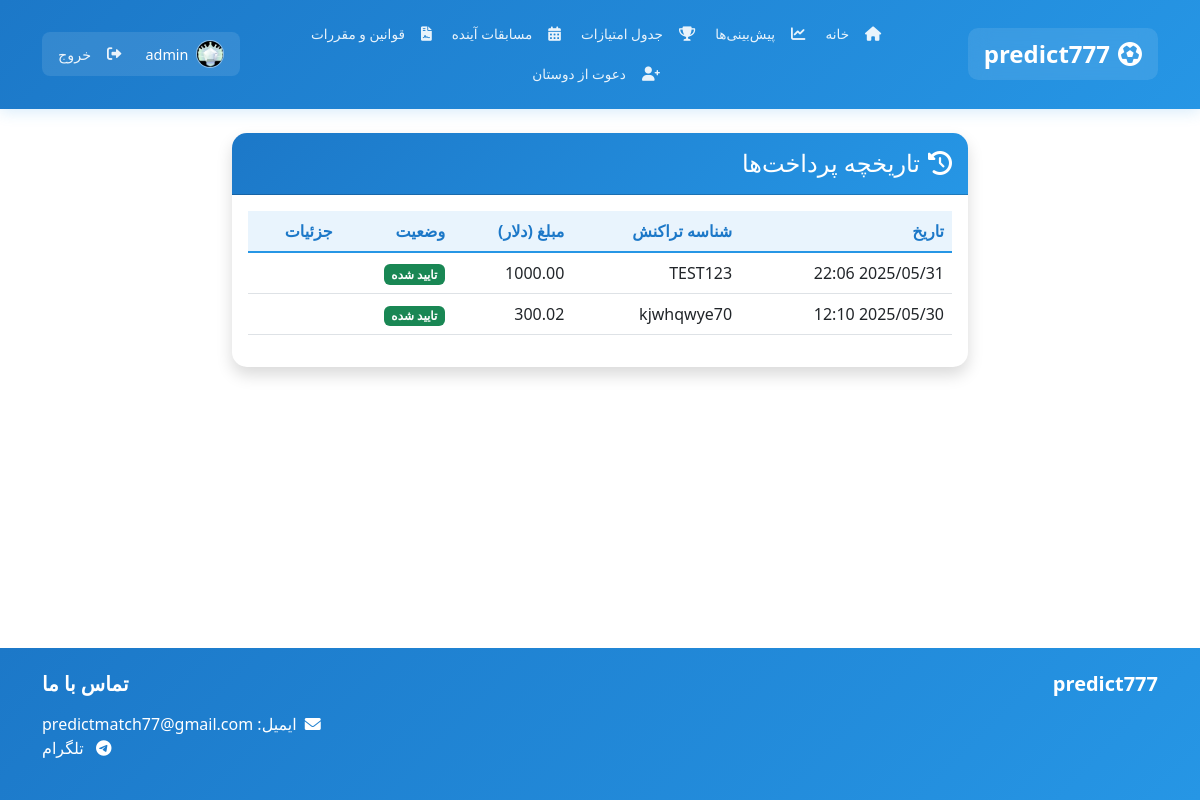
Screenshot of /payment/status/ (signed in) with the database file from the repository.
### football/models.py (models this page shows, shortened)
class Payment(models.Model):
    user = models.ForeignKey(User, on_delete=models.CASCADE, verbose_name='کاربر')
    transaction_id = models.CharField(max_length=255, unique=True, verbose_name='شناسه تراکنش')
    amount_usd = models.DecimalField(max_digits=10, decimal_places=2, verbose_name='مبلغ (دلار)')
    network = models.CharField(
        max_length=20,
        choices=[
            ('trc20', 'USDT (TRC20)'),
            ('bep20', 'BNB (BEP20)'),
            ('btc', 'Bitcoin (BTC)'),
            ('doge', 'Dogecoin (DOGE)'),
            ('trx', 'Tron (TRX)'),
            ('ada', 'Cardano (ADA)'),
            ('ton', 'TON (TON)')
        ],
        default='trc20',
        verbose_name='شبکه'
    )
    status = models.CharField(
        max_length=20,
        choices=[
            ('pending', 'در انتظار تایید'),
            ('verified', 'تایید شده'),
            ('rejected', 'رد شده'),
            ('expired', 'منقضی شده')
        ],
        default='pending',
        verbose_name='وضعیت'
    )
    created_at = models.DateTimeField(auto_now_add=True, verbose_name='تاریخ ایجاد')
    verified_at = models.DateTimeField(null=True, blank=True, verbose_name='تاریخ تایید')
    notes = models.TextField(blank=True, null=True, verbose_name='یادداشت‌ها')
    class Meta:
        verbose_name = 'پرداخت'
        verbose_name_plural = 'پرداخت‌ها'
        ordering = ['-created_at']

### football/views.py (the view)
# urls.py: path('payment/status/', views.payment_status, name='payment_status'),
@login_required
def payment_status(request):
    payments = Payment.objects.filter(user=request.user).order_by('-created_at')
    return render(request, 'football/payment_status.html', {
        'payments': payments
    })

### football/templates/football/payment_status.html (shortened to what this page needs)
{% extends 'football/base.html' %}
{% block content %}
<div class="row justify-content-center">
    <div class="col-md-8">
        <div class="card shadow">
            <div class="card-header bg-primary text-white">
                <h4 class="mb-0">
                    <i class="fas fa-history me-2"></i>تاریخچه پرداخت‌ها
                </h4>
            </div>
            <div class="card-body">
                {% if payments %}
                    <div class="table-responsive">
                        <table class="table table-hover">
                            <thead>
                                <tr>
                                    <th>تاریخ</th>
                                    <th>شناسه تراکنش</th>
                                    <th>مبلغ (دلار)</th>
                                    <th>وضعیت</th>
                                    <th>جزئیات</th>
                                </tr>
                            </thead>
                            <tbody>
                                {% for payment in payments %}
                                    <tr>
                                        <td>{{ payment.created_at|date:"Y/m/d H:i" }}</td>
                                        <td>{{ payment.transaction_id }}</td>
                                        <td>{{ payment.amount_usd }}</td>
                                        <td>
                                            {% if payment.status == 'pending' %}
                                                <span class="badge bg-warning">در انتظار تایید</span>
                                            {% elif payment.status == 'verified' %}
                                                <span class="badge bg-success">تایید شده</span>
                                            {% elif payment.status == 'rejected' %}
                                                <span class="badge bg-danger">رد شده</span>
                                            {% else %}
                                                <span class="badge bg-secondary">منقضی شده</span>
                                            {% endif %}
                                        </td>
                                        <td>
                                        </td>
                                    </tr>
                                {% endfor %}
                            </tbody>
                        </table>
                    </div>
                {% endif %}
            </div>
        </div>
    </div>
</div>
{% endblock %}

### football/templates/football/base.html (shortened to what this page needs)
{% load static %}
<!DOCTYPE html>
<html lang="fa" dir="rtl">
<head>
    <link rel="stylesheet" href="https://cdn.jsdelivr.net/npm/bootstrap@5.3.0/dist/css/bootstrap.rtl.min.css">
    <link rel="stylesheet" href="https://cdnjs.cloudflare.com/ajax/libs/font-awesome/6.0.0/css/all.min.css">
</head>
<body>
    <nav class="navbar navbar-expand-lg">
        <div class="container">
            <a class="navbar-brand" href="{% url 'football:home' %}">
                <i class="fas fa-futbol me-2"></i>predict777
            </a>
            <div class="collapse navbar-collapse" id="navbarNav">
                <ul class="navbar-nav mx-auto mb-2 mb-lg-0">
                    <li class="nav-item">
                        <a class="nav-link {% if request.resolver_match.url_name == 'home' %}active{% endif %}"
                           href="{% url 'football:home' %}">
                           <i class="fas fa-home"></i>
                           <span>خانه</span>
                        </a>
                    </li>
                    <li class="nav-item">
                        <a class="nav-link {% if request.resolver_match.url_name == 'predictions' %}active{% endif %}"
                           href="{% url 'football:predictions' %}">
                           <i class="fas fa-chart-line"></i>
                           <span>پیش‌بینی‌ها</span>
                        </a>
                    </li>
                    <li class="nav-item">
                        <a class="nav-link {% if request.resolver_match.url_name == 'leaderboard' %}active{% endif %}"
                           href="{% url 'football:leaderboard' %}">
                           <i class="fas fa-trophy"></i>
                           <span>جدول امتیازات</span>
                        </a>
                    </li>
                    <li class="nav-item">
                        <a class="nav-link {% if request.resolver_match.url_name == 'future_matches' %}active{% endif %}"
                           href="{% url 'football:future_matches' %}">
                           <i class="fas fa-calendar-alt"></i>
                           <span>مسابقات آینده</span>
                        </a>
                    </li>
                    <li class="nav-item">
                        <a class="nav-link {% if request.resolver_match.url_name == 'terms' %}active{% endif %}"
                           href="{% url 'football:terms' %}">
                           <i class="fas fa-file-contract"></i>
                           <span>قوانین و مقررات</span>
                        </a>
                    </li>
                    <li class="nav-item">
                        <a class="nav-link {% if request.resolver_match.url_name == 'referral' %}active{% endif %}"
                           href="{% url 'football:referral' %}">
                           <i class="fas fa-user-plus"></i>
                           <span>دعوت از دوستان</span>
                        </a>
                    </li>
                </ul>
                <div class="user-menu">
                    {% if user.is_authenticated %}
                        <div class="d-flex align-items-center gap-4">
                            {% if request.resolver_match.url_name != 'profile' %}
                            <div class="user-profile-menu">
                        <a class="nav-link" href="{% url 'football:profile' %}">
                            <div class="user-avatar">
                                        {% if user.user_profile.points >= 500 %}
                                            <img src="{% static 'images/profile_images/diamond.png' %}" alt="Diamond Badge" class="profile-picture">
                                        {% elif user.user_profile.points >= 100 %}
                                            <img src="{% static 'images/profile_images/platinum.png' %}" alt="Platinum Badge" class="profile-picture">
                                        {% elif user.user_profile.points >= 50 %}
                                            <img src="{% static 'images/profile_images/golden.png' %}" alt="Golden Badge" class="profile-picture">
                                        {% elif user.user_profile.points >= 20 %}
                                            <img src="{% static 'images/profile_images/silver.png' %}" alt="Silver Badge" class="profile-picture">
                                {% else %}
                                            <img src="{% static 'images/profile_images/bronze.png' %}" alt="Bronze Badge" class="profile-picture">
                                {% endif %}
                            </div>
                                    <span class="username">{{ user.username }}</span>
                        </a>
                        <a class="nav-link" href="{% url 'football:logout' %}">
                                    <i class="fas fa-sign-out-alt"></i>
                                    <span>خروج</span>
                        </a>
                            </div>
                            {% endif %}
                        </div>
                    {% endif %}
                </div>
            </div>
        </div>
    </nav>
    <main class="container my-4">
        {% block content %}
        {% endblock %}
    </main>
    <footer class="bg-dark text-light py-4">
        <div class="container">
            <div class="row">
                <div class="col-md-6">
                    <h5>predict777</h5>
                </div>
                <div class="col-md-6 text-md-end">
                    <h5>تماس با ما</h5>
                    <p style="color: white;">
                        <i class="fas fa-envelope me-2"></i>ایمیل: <a href="mailto: predictmatch77@gmail.com" style="color: white !important; text-decoration: none;">predictmatch77@gmail.com</a><br>
                        <i class="fab fa-telegram me-2"></i> <a target="_blank" href="https://t.me/predict7770" style="color: white !important; text-decoration: none;">تلگرام</a>
                    </p>
                </div>
            </div>
        </div>
    </footer>
</body>
</html>

### football/templates/football/base.html (style rules this page uses)
:root { --primary-color: rgb(38, 150, 229); --primary-dark: rgb(28, 120, 200); --primary-light: rgb(58, 170, 249); --primary-gradient: linear-gradient(135deg, var(--primary-dark) 0%, var(--primary-color) 100%); }
html, body { height: 100%; margin: 0; }
body { display: flex; flex-direction: column; min-height: 100vh; }
main { flex: 1 0 auto; }
footer { flex-shrink: 0; margin-top: auto; }
.navbar { background: var(--primary-gradient); padding: 1rem 0; box-shadow: 0 2px 15px rgba(38, 150, 229, 0.2); }
.navbar-brand { font-size: 1.5rem; font-weight: 700; color: #fff !important; padding: 0.5rem 1rem; border-radius: 10px; background: rgba(255, 255, 255, 0.1); backdrop-filter: blur(10px); transition: all 0.3s ease; }
.navbar-nav { gap: 0.5rem; justify-content: center; flex-wrap: wrap; }
.nav-link { color: rgba(255, 255, 255, 0.9) !important; transition: all 0.3s ease; padding: 0.5rem 0.75rem; border-radius: 8px; display: flex; align-items: center; gap: 0.5rem; white-space: nowrap; font-size: 0.9rem; }
.nav-link i { margin-left: 0.5rem; font-size: 1rem; }
.user-menu { display: flex; align-items: center; margin-right: 0; margin-left: auto; }
.user-profile-menu { display: flex; align-items: center; gap: 0.5rem; padding: 0.25rem 0.5rem; background: rgba(255, 255, 255, 0.1); border-radius: 8px; }
.user-avatar { width: 28px; height: 28px; border-radius: 50%; background: rgba(255, 255, 255, 0.2); display: flex; align-items: center; justify-content: center; color: #fff; font-size: 0.9rem; border: 1px solid rgba(255, 255, 255, 0.3); overflow: hidden; transition: all 0.3s ease; }
.profile-picture { width: 100%; height: 100%; object-fit: cover; }
.username { color: #fff; font-weight: 500; font-size: 0.9rem; white-space: nowrap; }
.user-profile-menu .nav-link { padding: 0.25rem 0.5rem; font-size: 0.9rem; }
@media (max-width: 1200px) { .navbar-nav { gap: 0.25rem; } }
@media (max-width: 1200px) { .nav-link { padding: 0.5rem; font-size: 0.85rem; } }
@media (max-width: 1200px) { .nav-link i { font-size: 0.9rem; } }
.card { border: none; border-radius: 15px; box-shadow: 0 4px 15px rgba(38, 150, 229, 0.1); transition: transform 0.3s ease, box-shadow 0.3s ease; }
.card-header { background: var(--primary-gradient); color: white; border-radius: 15px 15px 0 0 !important; padding: 1rem; }
footer { background: var(--primary-gradient); color: white; padding: 2rem 0; margin-top: 3rem; }
footer h5 { color: white; font-weight: 600; margin-bottom: 1rem; }
footer p { color: rgba(255, 255, 255, 0.8); }
.table thead th { background-color: rgba(38, 150, 229, 0.1); color: var(--primary-dark); font-weight: 600; border-bottom: 2px solid var(--primary-color); }

### rows the page displays
Payment: created_at "2025/05/31 22:06", transaction_id "TEST123", amount_usd "1000.00", status "تایید شده"
Payment: created_at "2025/05/30 12:10", transaction_id "kjwhqwye70", amount_usd "300.02", status "تایید شده"

### other values shown
{{ user.username }} "admin"
